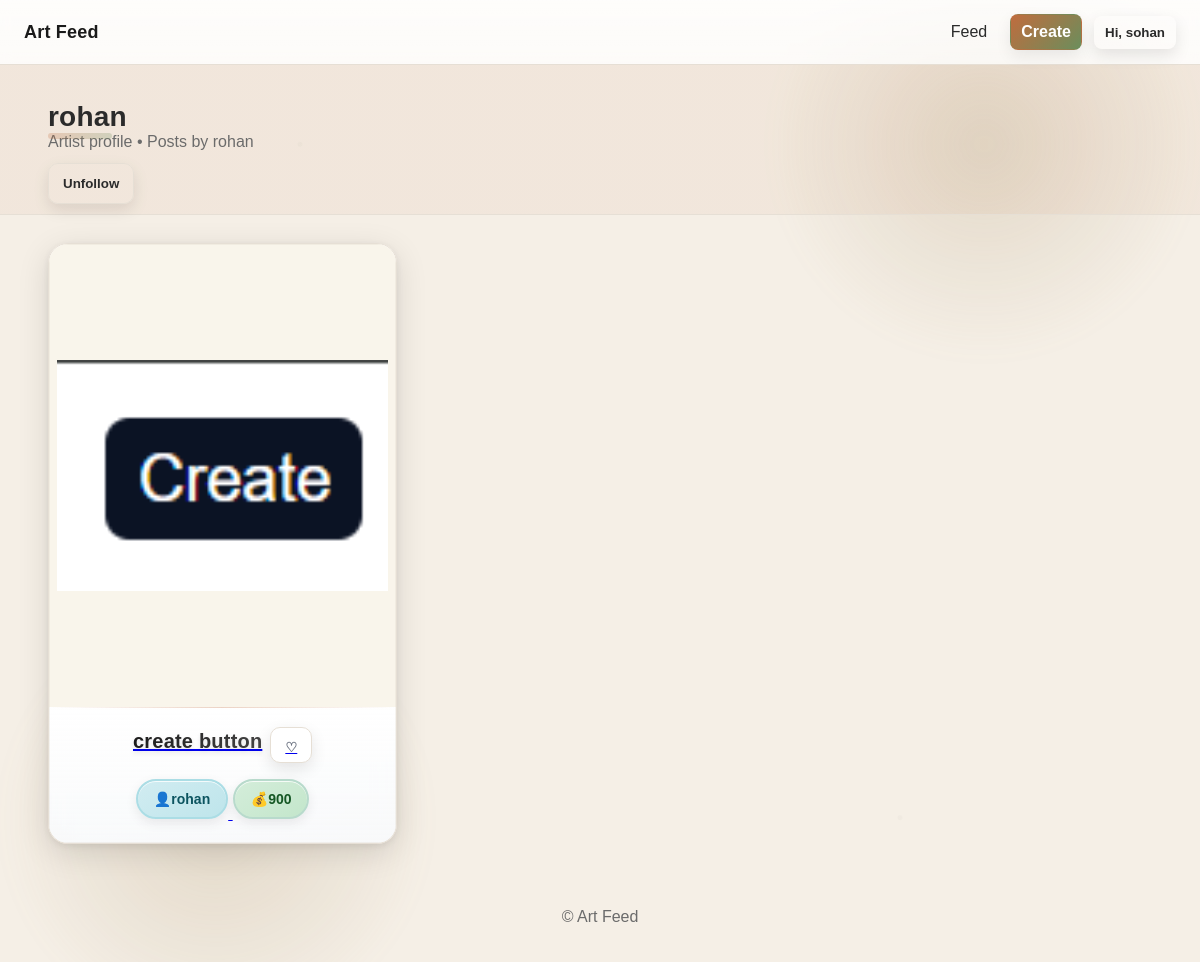
The app's page /artist/rohan (signed in) with its own data.
### tables this page shows
CREATE TABLE posts (
        id INTEGER PRIMARY KEY AUTOINCREMENT,
        image_path TEXT,
        title TEXT,
        idea_text TEXT,
        story TEXT,
        purpose TEXT,
        artist TEXT,
        price TEXT,
        contact TEXT,
        created_at TIMESTAMP
    , category TEXT, images TEXT);

### app.py (the view)
@app.get("/artist/{artist_name}", response_class=HTMLResponse)
def artist_profile(request: Request, artist_name: str):
    conn = sqlite3.connect(DB_PATH)
    c = conn.cursor()
    c.execute(
        """
        SELECT id, image_path, title, artist, price, created_at,
               (SELECT COUNT(*) FROM likes l WHERE l.post_id = posts.id) AS like_count
        FROM posts
        WHERE artist=?
        ORDER BY created_at DESC
        """,
        (artist_name,)
    )
    rows = c.fetchall()
    c.execute("SELECT bio FROM users WHERE LOWER(username)=LOWER(?)", (artist_name,))
    r_bio = c.fetchone()
    conn.close()
    posts = []
    for r in rows:
        posts.append({
            "id": r[0],
            "image": r[1],
            "title": r[2],
            "artist": r[3],
            "price": r[4],
            "created_at": r[5],
            "like_count": r[6] or 0,
        })
    user = request.cookies.get("user")
    following = is_following(user, artist_name) if user else False
    return templates.TemplateResponse("artist.html", {"request": request, "user": user, "artist": artist_name, "posts": posts, "following": following, "artist_bio": (r_bio[0] if r_bio else "")})

### templates/artist.html (shortened to what this page needs)
<!DOCTYPE html>
<html lang="en">
<head>
  <link rel="stylesheet" href="/static/styles.css">
</head>
<body>
  <header>
    <div class="site-brand"><a href="/" class="logo">Art Feed</a></div>
    <div class="site-actions">
      <nav>
        <a href="/">Feed</a>
        {% if user %}
        <a href="/create" class="primary">Create</a>
        <div class="user-menu" id="userMenu">
          <button class="user-trigger">Hi, {{ user }}</button>
        </div>
        {% else %}
        <a href="/login">Login</a>
        <a href="/signup" class="primary">Sign Up</a>
        {% endif %}
      </nav>
    </div>
  </header>
  <section class="hero">
    <div class="container">
      <h1>{{ artist }}</h1>
      <div class="sub">Artist profile • Posts by {{ artist }}</div>
      <form id="followForm" method="post" action="{{ '/api/unfollow' if following else '/api/follow' }}" style="margin-top:12px;">
        <button type="submit" class="btn {{ 'ghost' if following else 'primary' }}">{{ 'Unfollow' if following else 'Follow' }}</button>
      </form>
    </div>
  </section>
  <main>
    <div class="container">
      <div class="gallery-grid">
        {% for p in posts %}
        <a class="card" href="/post/{{ p.id }}">
          {% if p.image %}
          <img src="{{ p.image }}" alt="art">
          {% endif %}
          <div class="card-body">
            <div style="display:flex; align-items:center; justify-content:space-between; gap:8px;">
              <div class="title">{{ p.title or 'Untitled' }}</div>
              {% if user %}
              <button class="like-btn" data-post-id="{{ p.id }}" title="Like" style="min-width:40px;height:36px;border:1px solid var(--border);border-radius:10px;background:#fff;color:#6b7280;cursor:pointer;">♡</button>
              {% endif %}
            </div>
            <div class="pill-row">
              <span class="pill artist"><span class="icon">👤</span>{{ p.artist }}</span>
              {% if p.price %}
              <span class="pill price"><span class="icon">💰</span>{{ p.price }}</span>
              {% endif %}
            </div>
          </div>
        </a>
        {% endfor %}
      </div>
    </div>
  </main>
  <footer>
    <p>© Art Feed</p>
  </footer>
</body>
</html>

### records on screen
posts: artist "rohan", image (picture), title "create button", price "900"

### other values on screen
{{ user }} "sohan"
{{ 'Unfollow' if following else 'Follow' }} "Unfollow"
